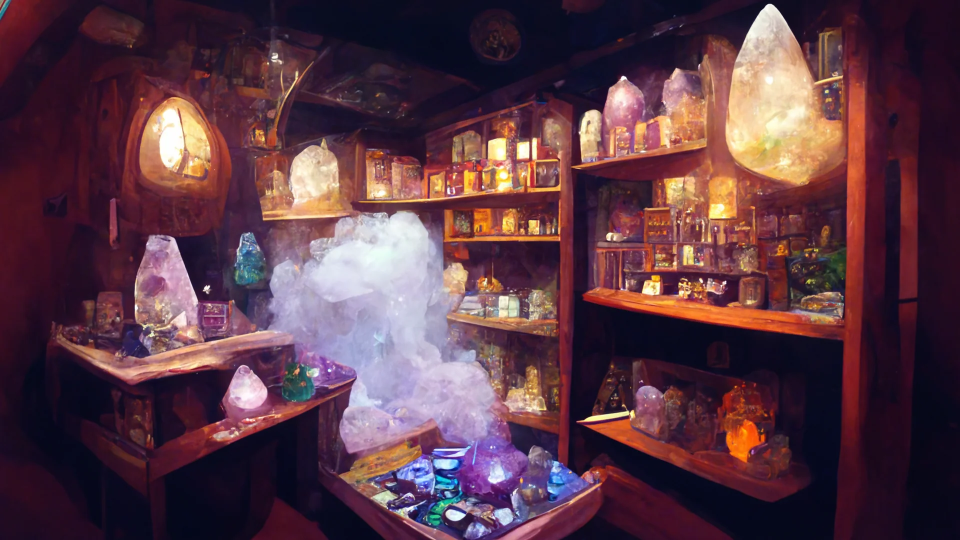
#> input picture assets/scenes/intro/shelves_1.webp, 1920 x 1080 px, given in place of r3view_6300.png, which was not available (shown at 1/2 size)
$ python bake_r3_gateway_view.py ../assets/scenes/intro
#> lines starting #> are read from the running program, lines starting #| are printed output that depends on the picture; pictures that were not available may be replaced by others from this repository, and a replacement may not be noted
"""Bake the glimpse of Realm 3 seen through the Realm 2 -> Realm 3 gateway.

Same principle as `bake_gateway_view.py`, one realm further on (Advika: "just
like how we made a gateway for r2, the concept is the same"). The doorway at the
top of Realm 2's ascent is built out of REALM 3's own assets, and the passage
between its posts shows the far side — so the honest way to make that view is to
PHOTOGRAPH Realm 3 rather than mock one up:

    R3_SHOT_X=6300 R3_SHOT=r3view_6300.png godot --path . res://scenes/realms/Realm3FungalTest.tscn

...then this crops a slice whose aspect already matches the opening, so nothing
is stretched.

WHAT TO CROP, learned the hard way on the Realm 1 gateway: pick the part of the
frame with the most READABLE content — a lit cap, layered silhouettes, depth
behind them. Two earlier bakes there cropped dark forest floor, which through an
opening this size is just a smudge. Realm 3 is a much darker level than Realm 2,
so it also lifts harder (BRIGHT) — seen through an arch it has to read as a
place, not as a hole.

The crop also has to CLEAR CURIOSITY herself: at R3_SHOT_X she is parked dead
centre (~x 900-1010, y 570-700 in a 1920x1080 frame) and a sliver of her cloak
showing in the far realm reads as a bug. This takes the left-of-centre third.

Run:  python tools/bake_r3_gateway_view.py <dir containing r3view_6300.png>
Out:  assets/realms/realm3_fungal/r3_gateway_view.png
"""
import os
import sys

from PIL import Image, ImageEnhance

ROOT = os.path.dirname(os.path.dirname(os.path.abspath(__file__)))
OUT = os.path.join(ROOT, "assets", "realms", "realm3_fungal",
                   "r3_gateway_view.png")

# left, top, right, bottom -> 480x688, aspect 0.698, matching the opening
CROP = (150, 240, 630, 928)
SIZE = (480, 688)                 # source resolution: the door draws it smaller
BRIGHT = 2.05                     # Realm 3 is darker than Realm 2 was
SATURATE = 1.30


def main():
    folder = sys.argv[1] if len(sys.argv) > 1 else "."
    src = Image.open(os.path.join(folder, "r3view_6300.png")).convert("RGB")
#> src is the input picture: PIL image 1920x1080 RGB; mean R, G, B 90.2, 57.1, 69.3
    out = src.crop(CROP).resize(SIZE)
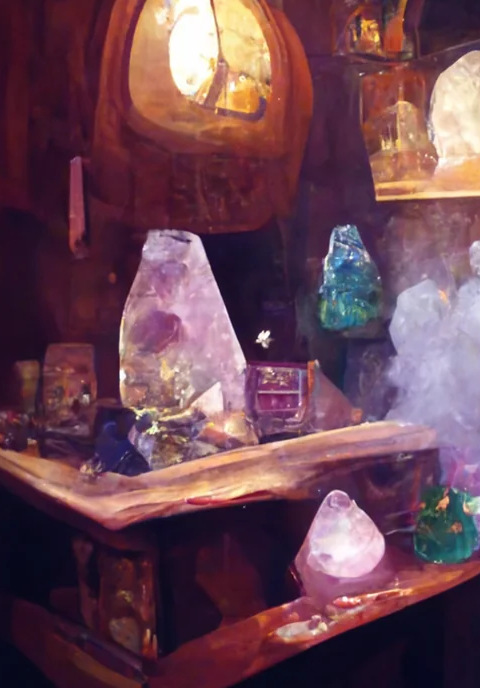
#> out: PIL image 480x688 RGB; mean R, G, B 108.1, 70.2, 83.7
    out = ImageEnhance.Brightness(out).enhance(BRIGHT)
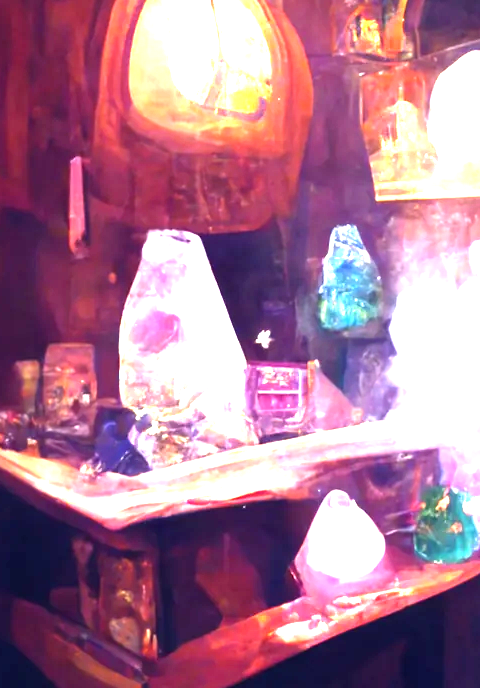
#> out: PIL image 480x688 RGB; mean R, G, B 173.7, 121, 148.2
    out = ImageEnhance.Color(out).enhance(SATURATE)
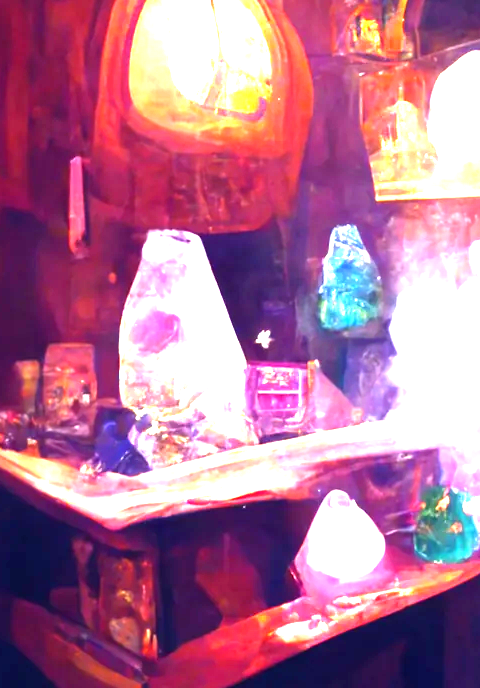
#> out: PIL image 480x688 RGB; mean R, G, B 180.4, 114.9, 150
    os.makedirs(os.path.dirname(OUT), exist_ok=True)
    out.save(OUT)
    print("wrote", os.path.relpath(OUT, ROOT), out.size)
#| wrote assets/realms/realm3_fungal/r3_gateway_view.png (480, 688)


if __name__ == "__main__":
    main()

$ run again, on assets/scenes/intro/shelves_2.webp
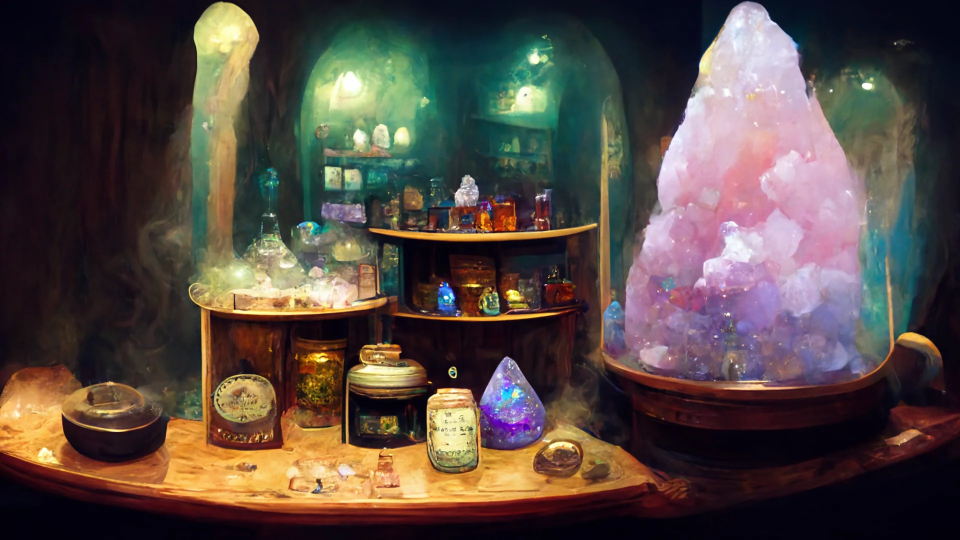
#> input picture assets/scenes/intro/shelves_2.webp, 1920 x 1080 px, given in place of r3view_6300.png, which was not available (shown at 1/2 size)
#> in main, src is the input picture: PIL image 1920x1080 RGB; mean R, G, B 85.3, 72.7, 66.9
#> in main, `out = src.crop(CROP).resize(SIZE)`:
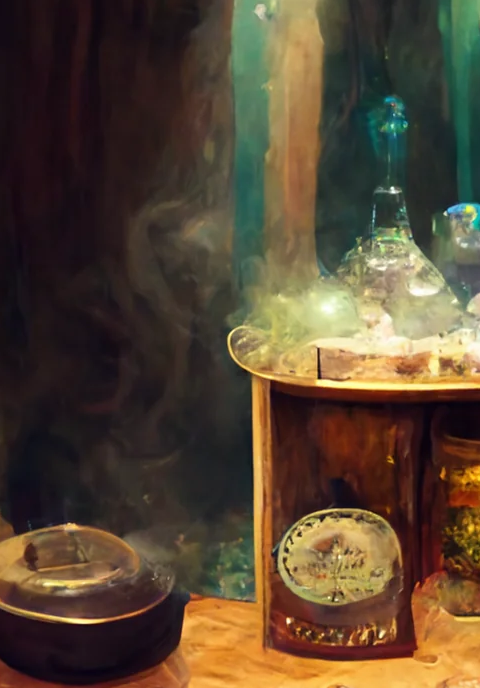
#> out: PIL image 480x688 RGB; mean R, G, B 86.7, 70.6, 51.2
#> in main, `out = ImageEnhance.Color(out).enhance(SATURATE)`:
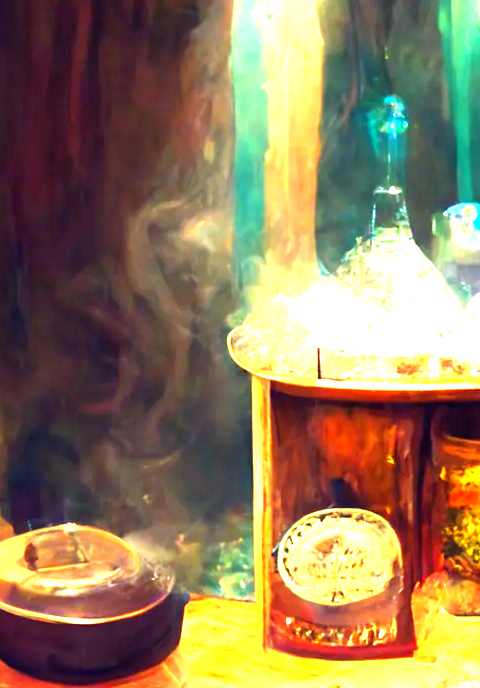
#> out: PIL image 480x688 RGB; mean R, G, B 145.5, 124, 92.7
#| wrote assets/realms/realm3_fungal/r3_gateway_view.png (480, 688)
